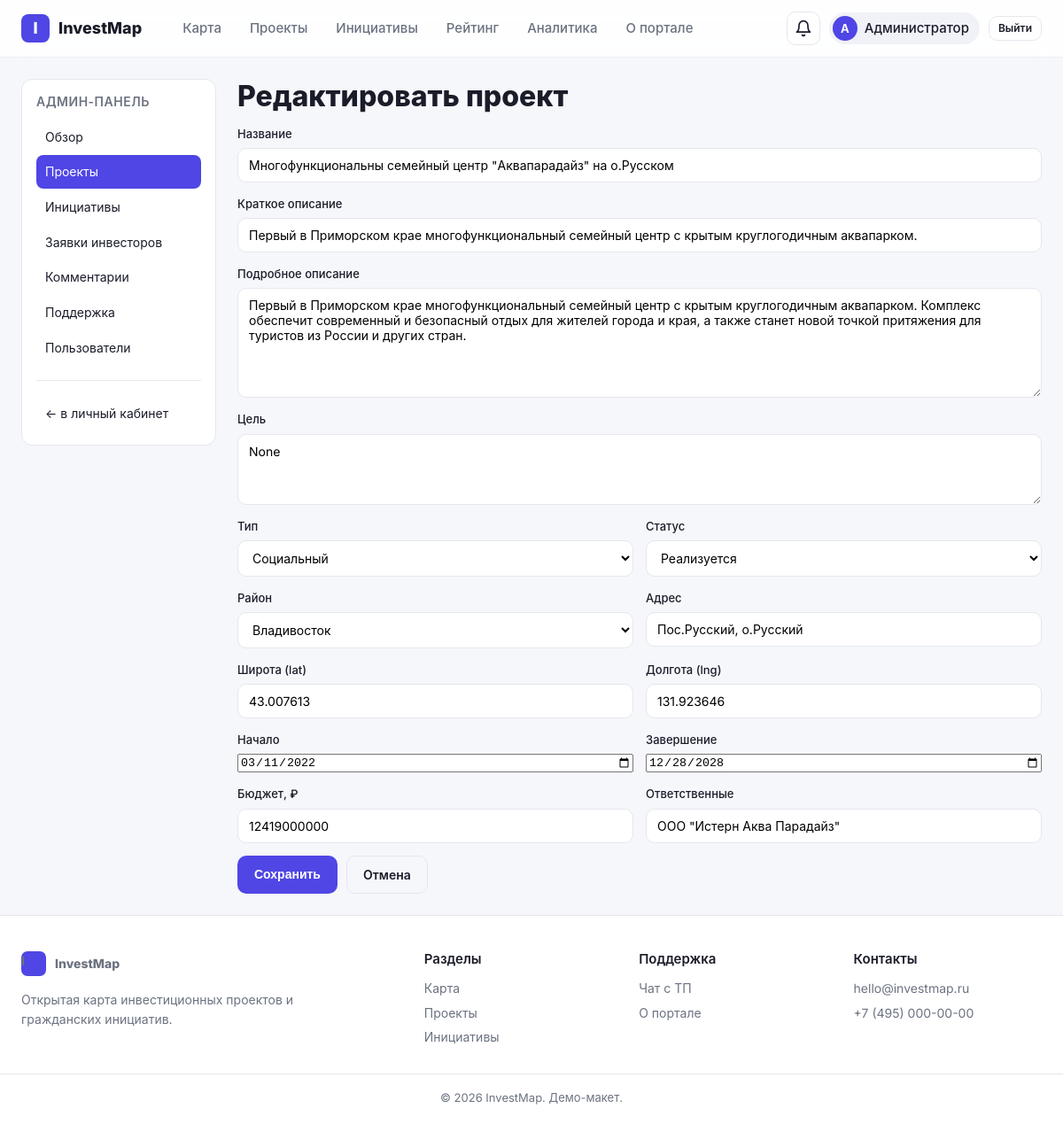
/admin/projects/2/edit (signed in), run on the app's committed database.
### app/models.py (models this page shows, shortened)
class User(UserMixin, db.Model):
    __tablename__ = "users"
    id = db.Column(db.Integer, primary_key=True)
    email = db.Column(db.String(120), unique=True, nullable=False, index=True)
    name = db.Column(db.String(120), nullable=False)
    password_hash = db.Column(db.String(255), nullable=False)
    role = db.Column(db.String(20), default="user", nullable=False)  # user | moderator | admin
    avatar = db.Column(db.String(255))
    profile_type = db.Column(db.String(20), default="physical", nullable=False)
    company_name = db.Column(db.String(200))  # для инвесторов
    inn = db.Column(db.String(20))            # ИНН
    phone = db.Column(db.String(40))
    bio = db.Column(db.Text)                  # о себе / о компании
    email_notifications = db.Column(db.Boolean, default=True, nullable=False)
    created_at = db.Column(db.DateTime, default=datetime.utcnow)
    comments = db.relationship("Comment", back_populates="user", cascade="all, delete-orphan")
    subscriptions = db.relationship("Subscription", back_populates="user", cascade="all, delete-orphan")
    notifications = db.relationship("Notification", back_populates="user", cascade="all, delete-orphan")
    activities = db.relationship("Activity", back_populates="user", cascade="all, delete-orphan")
    donations = db.relationship("Donation", back_populates="user", cascade="all, delete-orphan")
    votes = db.relationship("InitiativeVote", back_populates="user", cascade="all, delete-orphan")
    tickets = db.relationship("SupportTicket", back_populates="user", cascade="all, delete-orphan")
    interests = db.relationship("InvestorInterest", back_populates="user", cascade="all, delete-orphan")
    @property
    def is_moderator(self):
        return self.role in ("moderator", "admin")

class Project(db.Model):
    __tablename__ = "projects"
    id = db.Column(db.Integer, primary_key=True)
    title = db.Column(db.String(200), nullable=False)
    slug = db.Column(db.String(220), unique=True, nullable=False, index=True)
    short_description = db.Column(db.String(300), nullable=False)
    description = db.Column(db.Text, nullable=False)
    goal = db.Column(db.Text)  # цель проекта
    type = db.Column(db.String(40), nullable=False, index=True)
    status = db.Column(db.String(40), nullable=False, index=True)
    district = db.Column(db.String(60), nullable=False, index=True)
    lat = db.Column(db.Float, nullable=False)
    lng = db.Column(db.Float, nullable=False)
    address = db.Column(db.String(255))
    start_date = db.Column(db.Date)
    end_date = db.Column(db.Date)
    budget = db.Column(db.BigInteger)  # ₽
    responsible = db.Column(db.String(200))  # ответственные: ведомство/компания
    cover = db.Column(db.String(255))  # путь к обложке
    created_at = db.Column(db.DateTime, default=datetime.utcnow)
    media = db.relationship("ProjectMedia", back_populates="project", cascade="all, delete-orphan")
    timeline = db.relationship(
        "TimelineEvent", back_populates="project", cascade="all, delete-orphan", order_by="TimelineEvent.date"
    )
    jobs = db.relationship("Job", back_populates="project", cascade="all, delete-orphan")
    comments = db.relationship(
        "Comment", back_populates="project", cascade="all, delete-orphan", order_by="Comment.created_at"
    )

### app/blueprints/admin.py (the view, shortened to what this page needs)
@bp.route("/projects/new", methods=["GET", "POST"])
@bp.route("/projects/<int:pid>/edit", methods=["GET", "POST"])
@admin_required
def project_form(pid=None):
    project = Project.query.get_or_404(pid) if pid else None
    return render_template("admin/project_form.html", project=project)

### app/blueprints/admin.py (called while the page is built)
def admin_required(fn):
    @wraps(fn)
    @login_required
    def wrapper(*args, **kwargs):
        if current_user.role != "admin":
            abort(403)
        return fn(*args, **kwargs)
    return wrapper

### app/templates/admin/project_form.html (shortened to what this page needs)
{% extends "admin/_base.html" %}
{% block admin_content %}
<h1>{% if project %}Редактировать проект{% else %}Новый проект{% endif %}</h1>
<form method="post" class="form-stack" style="max-width:none;">
    <label><span>Название</span>
        <input type="text" name="title" required value="{{ project.title if project else '' }}">
    </label>
    <label><span>Краткое описание</span>
        <input type="text" name="short_description" required maxlength="300" value="{{ project.short_description if project else '' }}">
    </label>
    <label><span>Подробное описание</span>
        <textarea name="description" rows="6" required>{{ project.description if project else '' }}</textarea>
    </label>
    <label><span>Цель</span>
        <textarea name="goal" rows="2">{{ project.goal if project else '' }}</textarea>
    </label>
    <div class="form-row-2">
        <label><span>Тип</span>
            <select name="type" required>
                {% for code, label in PROJECT_TYPES %}
                    <option value="{{ code }}" {% if project and project.type == code %}selected{% endif %}>{{ label }}</option>
                {% endfor %}
            </select>
        </label>
        <label><span>Статус</span>
            <select name="status" required>
                {% for code, label in PROJECT_STATUSES %}
                    <option value="{{ code }}" {% if project and project.status == code %}selected{% endif %}>{{ label }}</option>
                {% endfor %}
            </select>
        </label>
    </div>
    <div class="form-row-2">
        <label><span>Район</span>
            <select name="district" required>
                {% for d in DISTRICTS %}
                    <option value="{{ d }}" {% if project and project.district == d %}selected{% endif %}>{{ d }}</option>
                {% endfor %}
            </select>
        </label>
        <label><span>Адрес</span>
            <input type="text" name="address" value="{{ project.address if project else '' }}">
        </label>
    </div>
    <div class="form-row-2">
        <label><span>Широта (lat)</span>
            <input type="number" step="0.000001" name="lat" required value="{{ project.lat if project else 43.1155 }}">
        </label>
        <label><span>Долгота (lng)</span>
            <input type="number" step="0.000001" name="lng" required value="{{ project.lng if project else 131.8855 }}">
        </label>
    </div>
    <div class="form-row-2">
        <label><span>Начало</span>
            <input type="date" name="start_date" value="{{ project.start_date.isoformat() if project and project.start_date else '' }}">
        </label>
        <label><span>Завершение</span>
            <input type="date" name="end_date" value="{{ project.end_date.isoformat() if project and project.end_date else '' }}">
        </label>
    </div>
    <div class="form-row-2">
        <label><span>Бюджет, ₽</span>
            <input type="number" name="budget" value="{{ project.budget if project and project.budget else '' }}">
        </label>
        <label><span>Ответственные</span>
            <input type="text" name="responsible" value="{{ project.responsible if project else '' }}">
        </label>
    </div>
    <div style="display:flex;gap:10px;">
        <button type="submit" class="btn btn--primary">Сохранить</button>
        <a href="{{ url_for('admin.projects_list') }}" class="btn btn--ghost">Отмена</a>
    </div>
</form>
{% endblock %}

### app/templates/base.html (shortened to what this page needs)
<!doctype html>
<html lang="ru">
<head>
    <link rel="stylesheet" href="https://unpkg.com/leaflet@1.9.4/dist/leaflet.css">
    <link rel="stylesheet" href="{{ url_for('static', filename='css/style.css') }}">
</head>
<body>
<header class="topbar">
    <div class="container topbar__inner">
        <a class="brand" href="{{ url_for('main.index') }}">
            <span class="brand__logo">I</span>
            <span class="brand__name">InvestMap</span>
        </a>
        <nav class="nav">
            <a href="{{ url_for('main.index') }}" class="nav__link {% if request.endpoint == 'main.index' %}active{% endif %}">Карта</a>
            <a href="{{ url_for('projects.list_projects') }}" class="nav__link {% if request.blueprint == 'projects' %}active{% endif %}">Проекты</a>
            <a href="{{ url_for('initiatives.list_initiatives') }}" class="nav__link {% if request.blueprint == 'initiatives' %}active{% endif %}">Инициативы</a>
            <a href="{{ url_for('initiatives.top') }}" class="nav__link {% if request.endpoint == 'initiatives.top' %}active{% endif %}">Рейтинг</a>
            <a href="{{ url_for('main.analytics') }}" class="nav__link {% if request.endpoint == 'main.analytics' %}active{% endif %}">Аналитика</a>
            <a href="{{ url_for('main.about') }}" class="nav__link {% if request.endpoint == 'main.about' %}active{% endif %}">О портале</a>
        </nav>
        <div class="topbar__actions">
            {% if current_user.is_authenticated %}
                <a href="{{ url_for('cabinet.notifications') }}" class="icon-btn" title="Уведомления">
                    <svg width="20" height="20" viewBox="0 0 24 24" fill="none" stroke="currentColor" stroke-width="2" stroke-linecap="round" stroke-linejoin="round"><path d="M6 8a6 6 0 0 1 12 0c0 7 3 9 3 9H3s3-2 3-9"/><path d="M10.3 21a1.94 1.94 0 0 0 3.4 0"/></svg>
                </a>
                <a href="{{ url_for('cabinet.index') }}" class="user-chip">
                    <span class="user-chip__avatar">{{ current_user.name[:1]|upper }}</span>
                    <span class="user-chip__name">{{ current_user.name }}</span>
                </a>
                <a href="{{ url_for('auth.logout') }}" class="btn btn--ghost btn--sm">Выйти</a>
            {% else %}
                <a href="{{ url_for('auth.login') }}" class="btn btn--ghost btn--sm">Войти</a>
                <a href="{{ url_for('auth.register') }}" class="btn btn--primary btn--sm">Регистрация</a>
            {% endif %}
        </div>
    </div>
</header>
<main class="main {% block main_class %}{% endblock %}">
    {% block content %}{% endblock %}
</main>
<footer class="footer">
    <div class="container footer__inner">
        <div class="footer__col">
            <div class="brand brand--sm">
                <span class="brand__logo">I</span>
                <span class="brand__name">InvestMap</span>
            </div>
            <p class="footer__tagline">Открытая карта инвестиционных проектов и гражданских инициатив.</p>
        </div>
        <div class="footer__col">
            <h4>Разделы</h4>
            <a href="{{ url_for('main.index') }}">Карта</a>
            <a href="{{ url_for('projects.list_projects') }}">Проекты</a>
            <a href="{{ url_for('initiatives.list_initiatives') }}">Инициативы</a>
        </div>
        <div class="footer__col">
            <h4>Поддержка</h4>
            {% if current_user.is_authenticated %}
                <a href="{{ url_for('cabinet.support') }}">Чат с ТП</a>
            {% else %}
                <a href="{{ url_for('auth.login') }}">Войти</a>
            {% endif %}
            <a href="{{ url_for('main.about') }}">О портале</a>
        </div>
        <div class="footer__col">
            <h4>Контакты</h4>
            <a href="mailto:hello@investmap.ru">hello@investmap.ru</a>
            <span>+7 (495) 000-00-00</span>
        </div>
    </div>
    <div class="container footer__bottom">© {{ 2026 }} InvestMap. Демо-макет.</div>
</footer>
</body>
</html>

### data on the page
User: name "А", name "Администратор"
Project: title "Многофункциональны семейный центр \"Аквапарадайз\" на о.Русском", short_description "Первый в Приморском крае многофункциональный семейный центр с крытым круглогодичным аквапарком.", description "Первый в Приморском крае многофункциональный семейный центр с крытым круглогодичным аквапарком. Комплекс обеспечит современный и безопасный отдых для жителей города и края, а также станет новой точкой притяжения для туристов из России и других стран.", goal "None", type "Социальный", status "Реализуется", district "Владивосток", address "Пос.Русский, о.Русский", lat "43.007613", lng "131.923646", start_date "03/11/2022", end_date "12/28/2028", budget "12419000000", responsible "ООО \"Истерн Аква Парадайз\""

### other printed values
{{ 2026 }} "2026"
